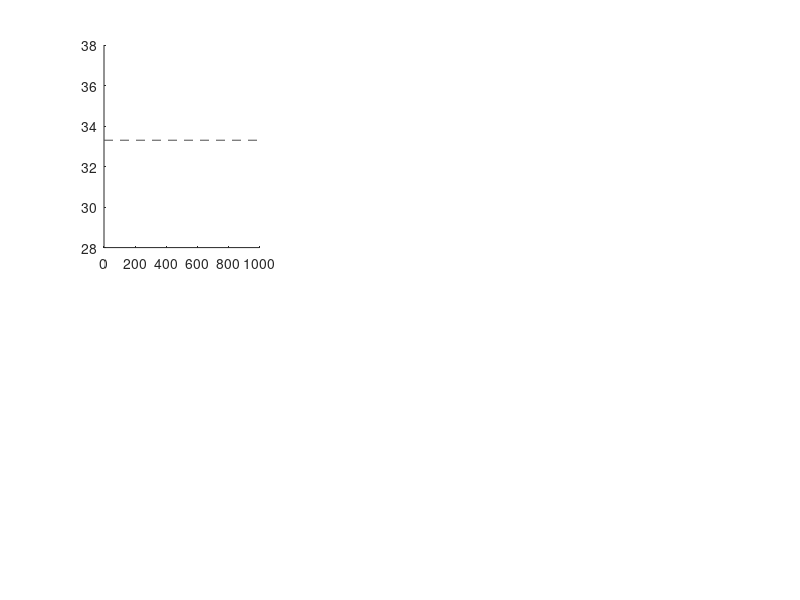

Here is the MATLAB script that generated this plot: (Note: this script raises an error after producing the figure.)
% compare different classifier parameter settings based on classification
% perf.
% This is classifying the condition based on all trials on runs 1..8,
% then testing on run 9
%

jobs = [86320806,86320811,86320812,86320813,86320815,86320817,86320821,86320822;
86320823,86320824,86320825,86320826,86320829,86320831,86320832,86320833;
86320834,86320835,86320836,86320837,86320838,86320839,86320840,86320841;
86320842,86320843,86320844,86320845,86320848,86320849,86320850,86320851;
86320852,86320853,86320854,86320855,86320856,86320860,86320861,86320862;
86320863,86320864,86320865,86320866,86320867,86320868,86320869,86320870];
jobs(:,1) = []; % mask.nii failed all

masks = {'mask', 'hippocampus', 'ofc', 'striatum', 'vmpfc', 'rlpfc', 'bg', 'pallidum'};
masks(1) = []; % mask.nii failed

groups = {'grouped', 'grouped', 'grouped', 'ungrouped', 'ungrouped', 'ungrouped'};

alphas = [1 0 0.5 1 0 0.5];

figure;

for class = 1:size(jobs, 1)
    subplot(2, 3, class);
    hold on;

    plot([0 1000], [33.3 33.3], '--', 'Color', [0.3 0.3 0.3]);
    for job = jobs(class,:)
        filename = ['classify_outputs_2/classify_', num2str(job), '_output.out'];
        disp(filename)

        fid = fopen(filename);
        tline = fgetl(fid);
        in_test_phase = false;
        accs = [];
        lambdas = [];
        fitObj_filename = [];
        while ischar(tline)
            %disp(tline)
            if startsWith(tline, 'classify_test')
                in_test_phase = true;
            end
            if in_test_phase && startsWith(tline, 'Success rate for')
                x = strsplit(tline, ' ');
                lambda = x{7}(1:end-1);
                acc = x{9}(1:end-1);
                %disp(lambda)
                lambdas = [lambdas, str2double(lambda)];
                accs = [accs, str2double(acc)];
            end
            %if startsWith(tline, 'SAVING fitObj to')
            %    fitObj_filename = strsplit(tline, ' ');
            %    fitObj_filename = [fitObj_filename{4}, '.mat'];
            %end
            tline = fgetl(fid);
        end
        fclose(fid);
        
        plot(accs, 'LineWidth', 2);

        %break;
    end
    xlabel('\lambda id (decreasing)');
    ylabel('accuracy (%)');
    legend([{'chance'}, masks]);
    title(['\alpha = ', num2str(alphas(class)), ', ', groups{class}]);
    hold off;
end